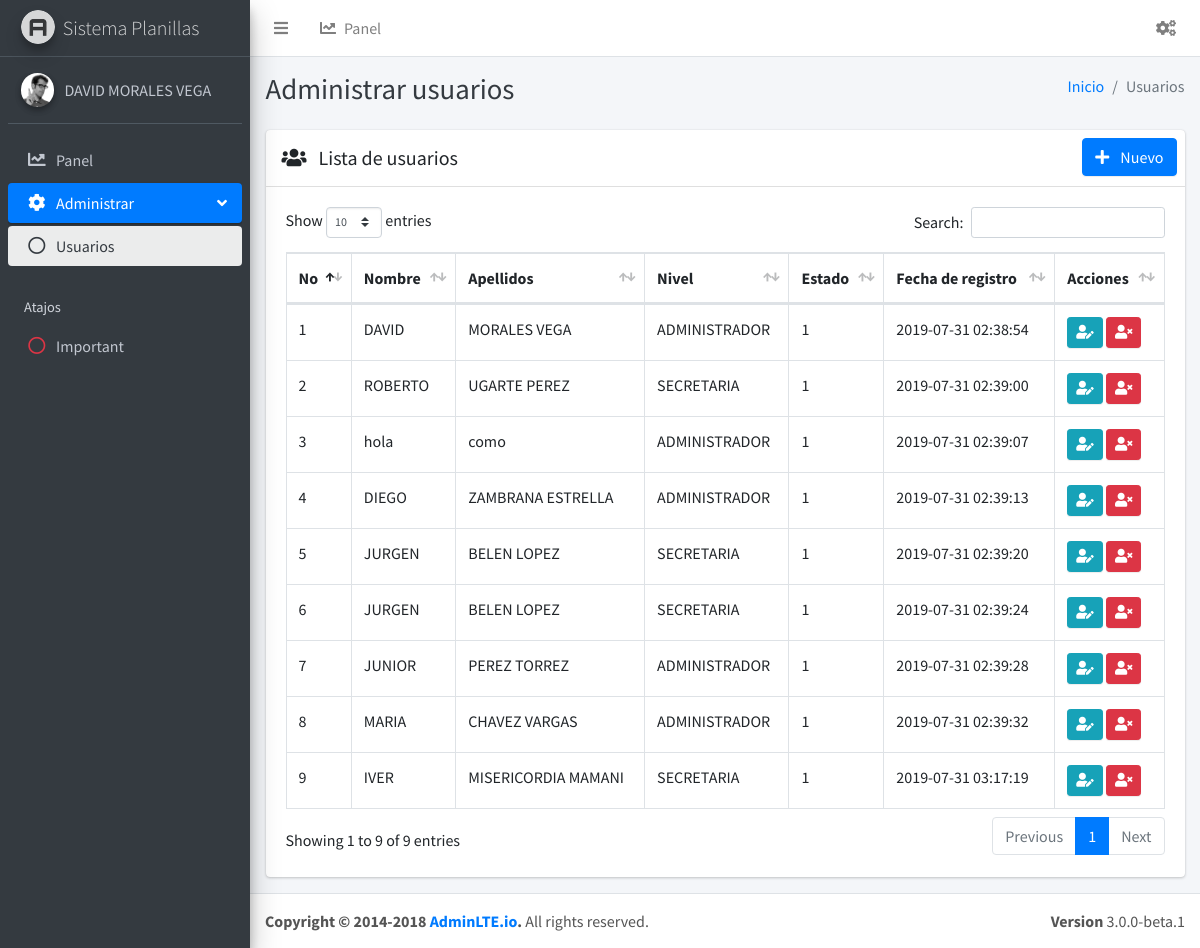
The app's page /usuario.php (signed in) with its own data.
### tables this page shows
CREATE TABLE `usuario` (
  `IdUsuario` int(11) NOT NULL,
  `Nombre` varchar(30) NOT NULL,
  `Apellidos` varchar(30) NOT NULL,
  `CedulaIdentidad` varchar(15) NOT NULL,
  `User` varchar(20) NOT NULL,
  `Password` text NOT NULL,
  `Nivel` char(1) NOT NULL,
  `Estado` char(1) NOT NULL DEFAULT '1',
  `FechaRegistro` timestamp NOT NULL DEFAULT CURRENT_TIMESTAMP ON UPDATE CURRENT_TIMESTAMP
);

### usuario.php (the view, shortened to what this page needs)
<!DOCTYPE html>
<html>
<head>
  <?php
    require_once 'css.php';
  ?>
</head>
<body class="hold-transition sidebar-mini layout-fixed">
<div class="wrapper">
  <?php
      require_once 'componentes/nav-top.php';
  ?>
  <?php
    require_once 'componentes/sidebar.php';
  ?>
  <div class="content-wrapper">
    <div class="content-header">
      <div class="container-fluid">
        <div class="row mb-2">
          <div class="col-sm-6">
            <h1 class="m-0 text-dark">Administrar usuarios</h1>
          </div>
          <div class="col-sm-6">
            <ol class="breadcrumb float-sm-right">
              <li class="breadcrumb-item"><a href="#">Inicio</a></li>
              <li class="breadcrumb-item active">Usuarios</li>
            </ol>
          </div>
        </div>
      </div>
    </div>
    <section class="content">
      <div class="container-fluid">
        <div class="row">
            <div class="col-12">
                <div class="card">
                    <div class="card-header d-flex p-0">
                        <h3 class="card-title p-3">
                        <i class="fas fa-users mr-2"></i>
                        Lista de usuarios
                        </h3>
                        <ul class="nav nav-pills ml-auto p-2">
                            <li class="nav-item">
                                <a data-toggle="modal" data-target="#ModalNuevoUsuario" class="btn btn-primary text-white">
                                <i class="fas fa-plus mr-2"></i>
                                Nuevo</a>
                            </li>
                        </ul>
                    </div>
                    <div class="card-body table-responsive">
                        <table id="TablaDinamica" class="display table table-bordered table-hover dataTable TablaUsuario">
                            <thead>
                                <tr>
                                    <th>No</th>
                                    <th>Nombre</th>
                                    <th>Apellidos</th>
                                    <th>Nivel</th>
                                    <th>Estado</th>
                                    <th>Fecha de registro</th>
                                    <th>Acciones</th>
                                </tr>
                            </thead>
                            <tbody>
                            <?php
                                require_once 'conexion/conexion.php';
                                $ListaUsuarios = mysqli_query($conexion, "SELECT * FROM usuario");
                                foreach ($ListaUsuarios as $key => $Usuario)
                                {
                                    $Nivel = ($Usuario['Nivel'] == 'A') ? 'ADMINISTRADOR' : 'SECRETARIA';
                                    $i++;
                                    echo '<tr>
                                            <td>'.$i.'</td>
                                            <td>'.$Usuario['Nombre'].'</td>
                                            <td>'.$Usuario['Apellidos'].'</td>
                                            <td>'.$Nivel.'</td>
                                            <td>'.$Usuario['Estado'].'</td>
                                            <td>'.$Usuario['FechaRegistro'].'</td>
                                            <td>
                                                <button id="btnEditarUsuario"
                                                IdUsuario="'.$Usuario["IdUsuario"].'"
                                                data-toggle="modal"
                                                data-target="#ModalActualizarUsuario" class="btn btn-info btn-sm"><i class="fas fa-user-edit"></i></button>
                                                <button id="btnEliminarUsuario"
                                                IdUsuario="'.$Usuario["IdUsuario"].'"
                                                data-toggle="modal"
                                                data-target="#ModalEliminarUsuario"  class="btn btn-danger btn-sm"><i class="fas fa-user-times"></i></button>
                                            </td>
                                        </tr>';
                                }
                            ?>
                            </tbody>
                        </table>
                    </div>
                </div>
            </div>
        </div>
      </div>
    </section>
  </div>
  <?php
    require_once 'componentes/footer.php';
  ?>
</div>
</body>
</html>

### records on screen
usuario: Nombre "DAVID", Apellidos "MORALES VEGA", Nivel "ADMINISTRADOR", Estado "1", FechaRegistro "2019-07-31 02:38:54"
usuario: Nombre "ROBERTO", Apellidos "UGARTE PEREZ", Nivel "SECRETARIA", Estado "1", FechaRegistro "2019-07-31 02:39:00"
usuario: Nombre "hola", Apellidos "como", Nivel "ADMINISTRADOR", Estado "1", FechaRegistro "2019-07-31 02:39:07"
usuario: Nombre "DIEGO", Apellidos "ZAMBRANA ESTRELLA", Nivel "ADMINISTRADOR", Estado "1", FechaRegistro "2019-07-31 02:39:13"
usuario: Nombre "JURGEN", Apellidos "BELEN LOPEZ", Nivel "SECRETARIA", Estado "1", FechaRegistro "2019-07-31 02:39:20"
usuario: Nombre "JURGEN", Apellidos "BELEN LOPEZ", Nivel "SECRETARIA", Estado "1", FechaRegistro "2019-07-31 02:39:24"
usuario: Nombre "JUNIOR", Apellidos "PEREZ TORREZ", Nivel "ADMINISTRADOR", Estado "1", FechaRegistro "2019-07-31 02:39:28"
usuario: Nombre "MARIA", Apellidos "CHAVEZ VARGAS", Nivel "ADMINISTRADOR", Estado "1", FechaRegistro "2019-07-31 02:39:32"
usuario: Nombre "IVER", Apellidos "MISERICORDIA MAMANI", Nivel "SECRETARIA", Estado "1", FechaRegistro "2019-07-31 03:17:19"

### other values on screen
$_SESSION['Nombre'] "DAVID"
$_SESSION['Apellidos'] "MORALES VEGA"
